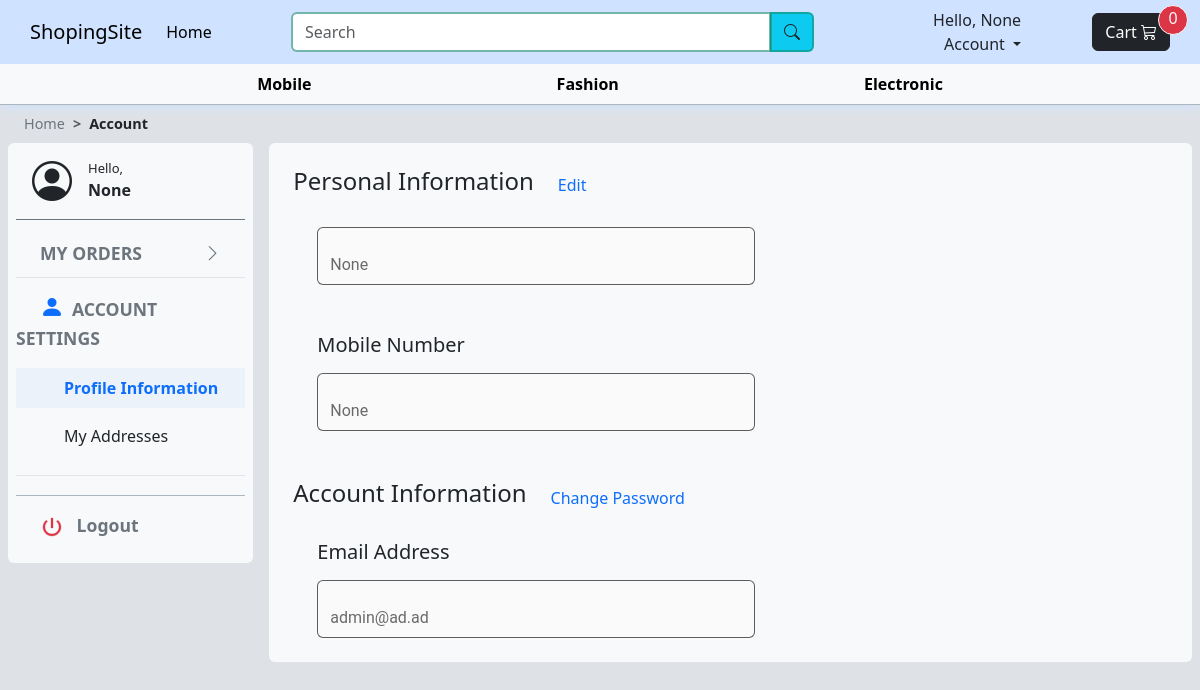
The page /account/ (signed in) on the database its author committed.
### userModule/models.py (models this page shows, shortened)
class userModel(AbstractUser):
    username= None
    first_name= None
    last_name=None
    email= models.EmailField(unique=True)
    ph_No= models.BigIntegerField(null=True, blank=True,)
    name= models.CharField(null=True, blank=True, max_length=100)
    USERNAME_FIELD="email"
    REQUIRED_FIELDS= []
    objects= customUserManager()

### userModule/views.py (the view, shortened to what this page needs)
# urls.py: path("account/", accountView, name="accountView" ),
def accountView(request, data=None):
    if not request.user.is_authenticated:
        messages.error(request, "Please login first !!")
        return redirect('/signIn')
    active="profile"
    dataFor_temp = ""
    if data == None:
        user= userModel.objects.get(id= request.user.id)
        dataFor_temp= user
    params={"active":active,"dataFor_temp":dataFor_temp,  "cartCount":cartCount(request.user.id), "nav2_items":nav2_items()}
    return render(request,usr+'/accountView.html', params)

### userModule/functions.py (called while the page is built)
def cartCount(user_id):
    cart = Cart.objects.filter(user_id=user_id)
    cart = cart.count()
    return cart

def getCat(text):
    cat= product_category.objects.get(cat_name__icontains=text)
    return cat

def subCat_list(subCat_type_inp):
    mk= {}
    for sc_type in subCat_type_inp:
        item= product_subCategory.objects.filter(FK_subcat_type= sc_type)
        if  mk.get(sc_type.type_name) == None:
            mk[sc_type.type_name]=list(item)
    return mk

def nav2_items():
    fashion= subcat_type.objects.filter(Q(FK_product_category=getCat('Clothes')) | Q(FK_product_category=getCat('Footwear')))
    electronic= subcat_type.objects.filter(Q(FK_product_category=getCat('Electronics')) )
    mobile= subcat_type.objects.filter(Q(FK_product_category=getCat('Mobiles')))
    params={"Mobile":mobile, "fashion":subCat_list(fashion), "electronic": subCat_list(electronic) }
    return params

### userModule/templatetags/cust_temp_function.py (called while the page is built)
@register.filter(name= "subCat_href")
def subCat_href(subcat_id, subcat_name):
    link=f"/view/sub_category/?{subcat_name}&rdt={random_string(15)}&mh_th={random_string(9)}&subCat_id={subcat_id}&rsl_key={random_string(15)}&ref=scl_656430271_5_11"
    link= link.replace(" ","-").replace("'","")
    return link

@register.filter(name= "subCat_type_href")
def subCat_type_href(type_id, type_name):
    link=f"/view/SC_type/?{type_name}&reoid={random_string(15)}&mit_uye={random_string(9)}&ty_id={type_id}&mst_key={random_string(15)}&ref=scl_656430271_5_11"
    link= link.replace(" ","-").replace("'","")
    return link

@register.filter(name= "add_dropLeft_class")
def add_dropLeft_class(value, forloop_counter):
    cls=""
    if forloop_counter > ceil(value / 2):
        cls="dropLeft"
    return cls

def random_string(length):
    str = ''.join(random.choices(string.ascii_letters, k=length))
    return str

### templates/userModule/accountView.html (shortened to what this page needs)
{% extends 'userModule/base.html' %}
{% load cust_temp_function %}
{% load static %}
{% load humanize %}
{% block body %}
<nav class="mt-2" style="--bs-breadcrumb-divider: '>'; font-size: .9rem;" aria-label="breadcrumb">
     <ol class="breadcrumb ms-4 mb-0">
          <li class="breadcrumb-item"><a href="/">Home</a></li>
          <li class="breadcrumb-item active ms-0" aria-current="page">Account</li>
     </ol>
</nav>
<section class="container-fluid p-0 d-flex justify-content-between user-select-none">
     <section class=" m-2 rounded bg-light leftSection" style="width:21%; height:fit-content;">
          <div class="m-2 d-flex flex-column">
               <span class="greeting d-flex px-3">
                    <div class="prof_img me-3">
                         <i class="bi bi-person-circle fs-1"></i>
                    </div>
                    <div class="d-flex flex-column justify-content-center">
                         <small style="font-size: 13px;">Hello,</small>
                         <p class="fw-bold m-0">{{request.user.name}}</p>
                    </div>
               </span>
               <span class="deviderLine-0 mb-1"></span>
               <div class=" my-2 ">
                    <div class="py-2 ">
                         <a href="/orders/?order_status=All"
                              class="acViewLeft_link hov_blue fs-6 d-flex justify-content-between ">
                              <span>my orders</span> <span><i class="bi bi-chevron-right"></i></span> </a>
                    </div>
                    <span class="deviderLine-2 opacity-50"></span>
                    <div class="py-2 ">
                         <span class="fs-6 "><i class="bi bi-person-fill me-2 text-primary fs-4"></i>account
                              settings</span>
                         <div class="sub_links  d-flex flex-column mt-3">
                              <a href="/account/"
                                   class="acViewLeft_link hov_blue text-dark text-capitalize ps-5 py-2 mb-2 "
                                   id="profile">profile information</a>
                              <a href="/account/addressBook"
                                   class="acViewLeft_link hov_blue text-dark text-capitalize ps-5 py-2 mb-2"
                                   id="addressBook">my addresses</a>
                         </div>
                    </div>
                    <span class="deviderLine-2 opacity-50"></span>
               </div>
               <span class="deviderLine-1 mb-0"></span>
               <div class=" my-2">
                    <div class="fs-6 text-capitalize py-2 logout acViewLeft_link hov_blue">
                         <span class="me-2">
                         </span>
                         <span>Logout</span>
                    </div>
               </div>
          </div>
     </section>
     <section class="mainBody m-2 rounded bg-light " style="width:79%">
          <div class="m-4">
               {% if active == "profile" %}
               <div>
                    <div class="d-flex  align-items-center">
                         <h4>Personal Information </h4>
                         <a class="text-primary fw-medium ms-4" id="edit_PInf">Edit</a>
                    </div>
                    <form class="m-4 w-50 form" id="info_frm" action="/account/" method="POST">
                         <div class="form-floating mb-3">
                              <input type="text" class="form-control info_box" id="name" name="name"
                                   value="{{dataFor_temp.name}}" placeholder="Full Name" maxlength="90"
                                   autocomplete="off" disabled required>
                         </div>
                         <h5 class="mt-5 mb-3">Mobile Number</h5>
                         <div class="form-floating mb-3">
                              <input type="tel" class="form-control" id="ph_no" name="ph_no"
                                   value="{{dataFor_temp.ph_No}}" placeholder="Mobile Number" autocomplete="off"
                                   disabled required>
                         </div>
                    </form>
               </div>
               <div>
                    <div class="d-flex  align-items-center mt-5">
                         <h4>Account Information </h4>
                         <a class="text-primary fw-medium ms-4" id="edit_ac_Inf">Change Password</a>
                    </div>
                    <form class="m-4 w-50 form" id="ac_frm" action="/account/" method="POST">
                         <h5 class="mt-2 mb-3">Email Address</h5>
                         <div class="form-floating mb-3">
                              <input class="form-control" id="email" name="email" value="{{dataFor_temp.email}}"
                                   disabled required>
                         </div>
                    </form>
               </div>
               {% endif %}
          </div>
     </section>
</section>
{% endblock %}

### templates/userModule/base.html (shortened to what this page needs)
<!DOCTYPE html>
{% load static %}
{% load cust_temp_function %}
{% load humanize %}
<html lang="en">
<head>
  <link rel="stylesheet" href="https://cdn.jsdelivr.net/npm/bootstrap@5.3.0-alpha3/dist/css/bootstrap.min.css">
  <link rel="stylesheet" href="https://cdn.jsdelivr.net/npm/bootstrap-icons@1.10.5/font/bootstrap-icons.css">
  <link rel="stylesheet" href="{% static 'userModule/css/base.css' %} ">
  <link rel="stylesheet" href="{% static 'userModule/css/loadingScreen.css' %} ">
</head>
<body>
  <section class="sticky-top" style="box-shadow:0px 2px 10px var(--bs-primary-bg-subtle); z-index: 1024;">
    <nav class="navbar navbar-expand-lg navbar-primary-subtle bg-primary-subtle">
      <div class="container">
        <a class="navbar-brand" href="/">ShopingSite</a>
        <div class="collapse navbar-collapse justify-content-between align-items-center" id="navbarSupportedContent">
          <ul class="navbar-nav mb-2 mb-lg-0">
            <li class="nav-item">
              <a class="nav-link active" aria-current="page" href="/">Home</a>
            </li>
          </ul>
          <div>
            <form class="d-lg-flex me-5" role="search">
              <div class="input-group">
                <input aria-describedby="navSrcBox" class="form-control border-success border-2 border-opacity-50"
                  type="search" placeholder="Search" aria-label="Search" style="width:30rem;">
                <button class="input-group-text bg-info border-success border-2 border-opacity-50" id="navSrcBox"
                  type="search"><i class="bi bi-search"></i></button>
              </div>
            </form>
          </div>
          <div class="nav-item dropdown" style="text-align:right">
            {% if request.user.is_authenticated %}
            Hello, {{request.user.name|truncatechars:25}}<br>
            {% endif %}
            <a class="nav-link dropdown-toggle" href="#" role="button" data-bs-toggle="dropdown" aria-expanded="false">
              <span class="fw-medium">Account</span>
            </a>
          </div>
          <div>
            <a href="/cart/" class="btn btn-dark ">
              <span>Cart</span>
              <span class=""><i class="bi bi-cart3"></i></span>
              <span
                class="position-absolute translate-middle bg-danger border border-light rounded-circle ms-3 text-light"
                style="width: 30px; height: 30px; object-fit: fill;">
                <span id="cartCount">{{cartCount}}</span>
              </span>
            </a>
          </div>
        </div>
      </div>
    </nav>
    <nav class="navbar navbar-expand-lg navbar-light bg-light border-bottom border-dark-subtle">
      <div class="container-fluid justify-content-evenly">
        {% for cat, catVal in nav2_items.items %}
        {% if cat == "Mobile" %}
        <div class="cust_dropdown">
          <a href="" class="dropdown_btn text-capitalize">{{cat}}</a>
        </div>
        {% else %}
        <div class="cust_dropdown {{ nav2_items|length|add_dropLeft_class:forloop.counter }}">
          <span class="dropdown_btn text-capitalize">{{cat}}</span>
        </div>
        {% endif %}
        {% endfor %}
      </div>
    </nav>
  </section>
  {% block body %}{% endblock %}
</body>
</html>

### static/userModule/css/base.css (style rules this page uses)
body { background-color: var(--bs-gray-300); min-height: 100vh; scroll-behavior: smooth; }
a { text-decoration: none; color: var(--bs-heading-color, inherit); cursor: pointer; }
.container { padding: 0; }
.deviderLine-0 { display: block; height: 1px; width: 100%; content: ""; color: black; background-color: var(--bs-gray-600); margin: .5rem 0 1rem 0; }
.deviderLine-1 { display: block; height: 1px; width: 100%; content: ""; color: black; background-color: var(--bs-gray-500); margin: .5rem 0 1rem 0; }
.deviderLine-2 { display: block; height: 1px; width: 100%; content: ""; color: black; background-color: var(--bs-gray-400); margin: .5rem 0 1rem 0; }
.breadcrumb-item a { color: var(--bs-secondary); text-decoration: none; }
.breadcrumb .active { color: var(--bs-dark); font-weight: 600; margin-left: 2rem; }
.dropdown_btn { font-weight: 600; padding: .5rem 0; }
.cust_dropdown { position: relative; display: inline-block; cursor: pointer; }
.dropdown_btn { color: #000; text-decoration: none; }
.form-control { border: 1px solid var(--bs-secondary); }

### rows shown on the page
userModel: user.name "None", name "None", ph_no "None", email "admin@ad.ad"

### other values the page prints
{{ cartCount }} "0"
{{ cat }} "Mobile"
{{ cat }} "Fashion" "Electronic"
